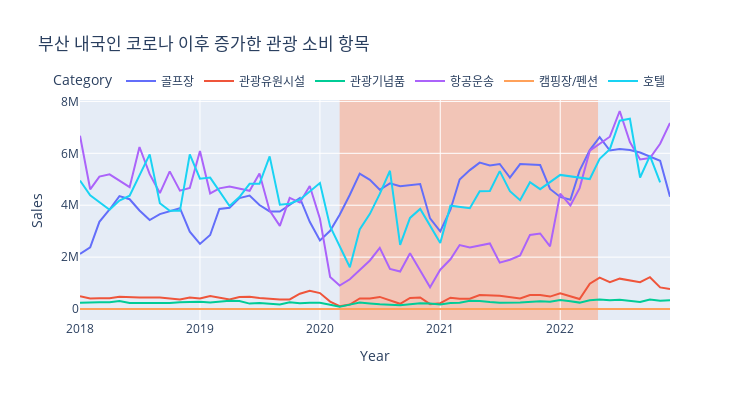

Notebook code cell kept with this figure:
### Code cell
card_data_year_filtered['기준년월'] = pd.to_datetime(card_data_year_filtered['기준년월'], format='%Y-%m')

# 중분류 컬럼에서 고유한 값들을 추출하여 categoty 리스트에 저장
category = card_data_year_filtered['중분류'].unique().tolist()
# # 그래프 객체 생성
fig = go.Figure()

# 각 중분류에 대하여 그래프를 추가
for cat in category:
    # 중분류가 cat인 행들만 선택하여 그래프에 추가
    temp = card_data_year_filtered[card_data_year_filtered['중분류']==cat]
    fig.add_trace(go.Scatter(x=temp['기준년월'], y=temp['지출액'], mode='lines', name=cat))

# 그래프 레이아웃 설정
fig.update_layout(
    title='부산 내국인 코로나 이후 증가한 관광 소비 항목',
    xaxis_title='Year',
    yaxis_title='Sales',
    legend=dict(
        title='Category',
        orientation='h',
        yanchor='bottom',
        y=1.02,
        xanchor='right',
        x=1,
    ),
    width=750,
    height=400,
    hovermode='x',
    
)
fig.add_vrect(
    x0="2020-03-01", x1="2022-04-26",
    fillcolor="LightSalmon", opacity=0.5,
    layer="below", line_width=0,
)
fig.show()
py.plot(fig, filename = 'card_consumption_category', auto_open=True)
